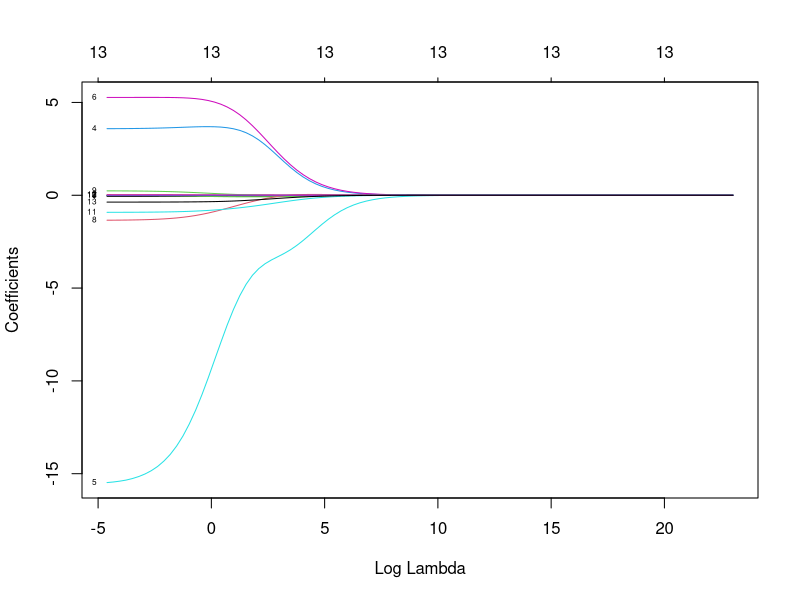
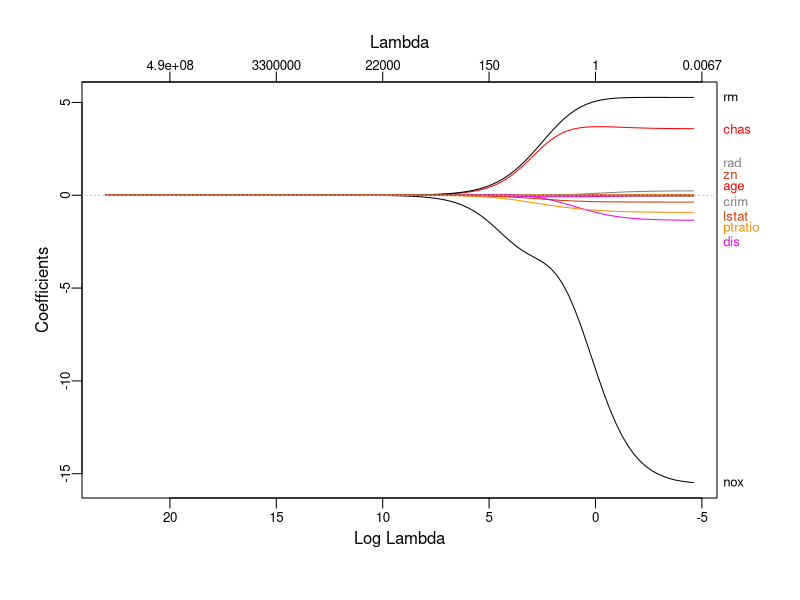
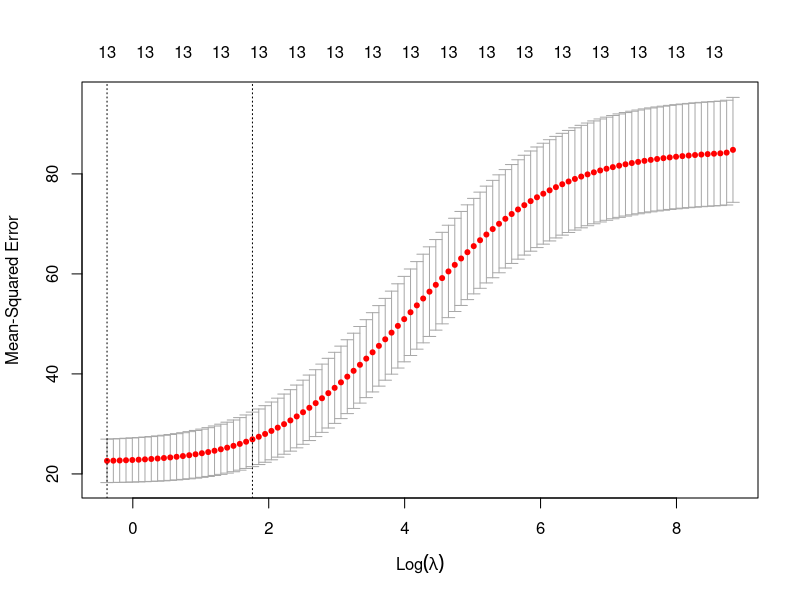
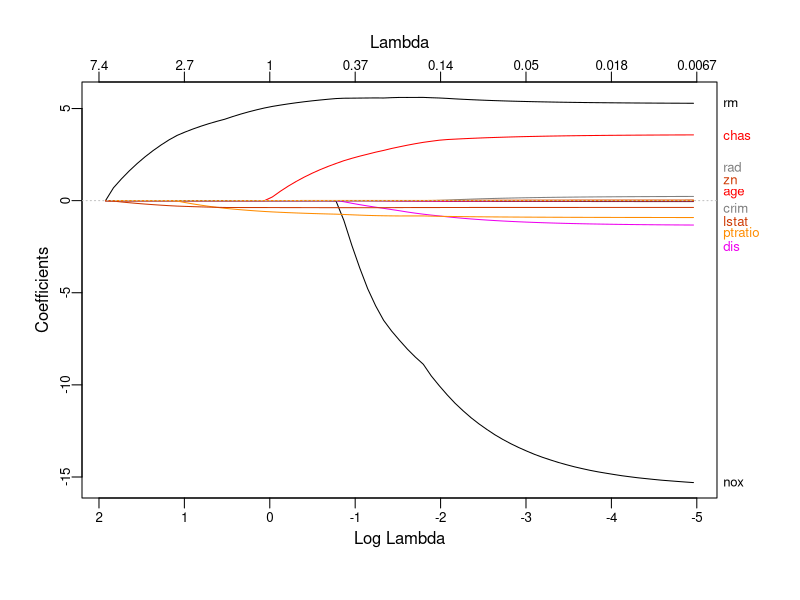
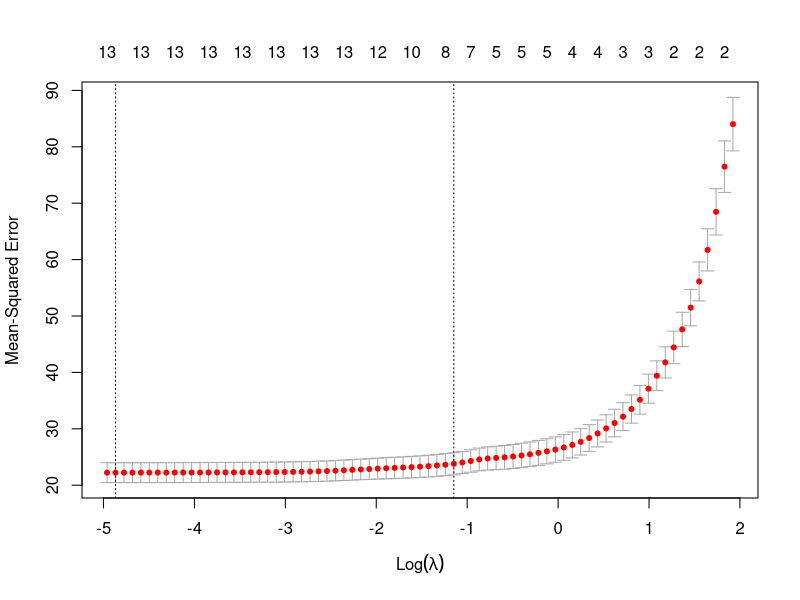
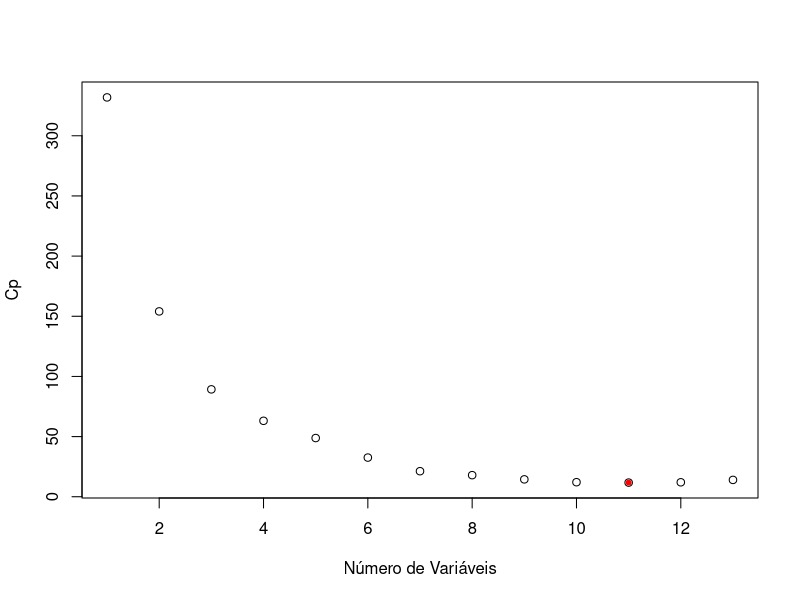
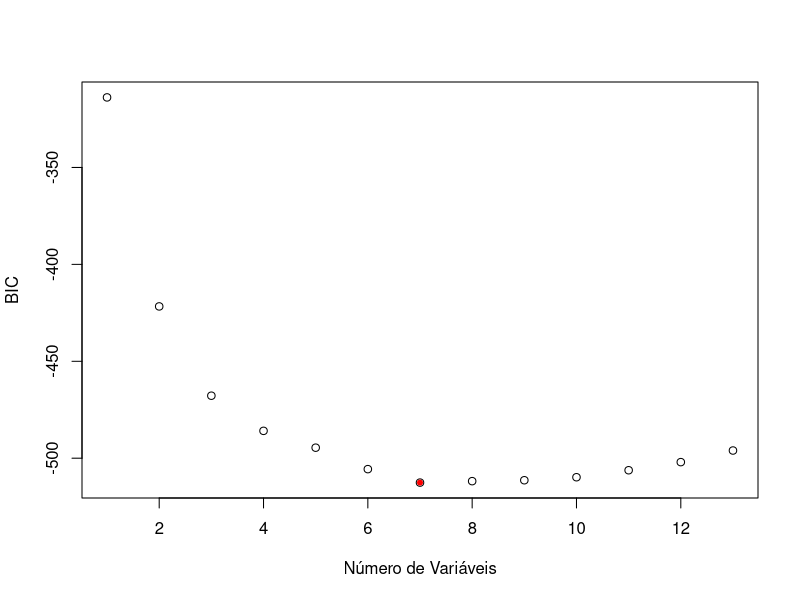

Write R code to recreate these figures, in order.
## ---- chunk 1
knitr::opts_chunk$set(fig.width = 9, 
                      fig.height= 7,  
                      fig.retina = 3,
                      message = FALSE, 
                      warning = FALSE,
                      dev=c("png"), 
                      fig.path="imagens/Aula07_4/")
## ---- chunk 2
library(MASS)
library(tidyverse)
library(glmnet)
data(Boston)
## ---- chunk 3
head(Boston)
summary(Boston)
## ---- chunk 4
# Boston Database
# 
#1) crim - taxa de criminalidade per capita por cidade.
# 
#2) zn - proporção de terrenos residenciais para lotes acima de 25,000 sq.ft.
# 
#3) indus - proporção de negócios não comerciais por acres e por cidade.
# 
#4) chas - variável dummy do Rio Charles(= 1 se próximo do rio; 0 de outra forma).
# 
#5) nox - concentração de óxido de nitrogênio (partes por 10 milhões).
# 
#6) rm - número médio de quartos por habitação
# 
#7) age - proporção da unidade ocupadas pelos proprietários construídas antes 1940.
# 
#8) dis - média ponderada das distâncias dos 5 pontos de emprego em Boston.
# 
#9) rad - indice de acessibilidade das avenidas radiais.
# 
#10) tax - valor cheio da taxa de propriedade por $10,000.
# 
#11) ptratio - razão aluno-professor por cidade.
# 
#12) black - 1000(Bk−0.63)21000(Bk−0.63)2 proporção de negros por cidade.
# 
#13) lstat - percentual de baixo status da população.
# 
#14) medv - valor mediano das cas ocupadas pelos proprietário em $1000s. (Var. Resposta)
## ---- chunk 5
library(caret)
set.seed(21)
y <- Boston$medv
indice_teste <- createDataPartition(y, times = 1, p = 0.2, list = FALSE)

conj_treino <- Boston %>% slice(-indice_teste)
conj_teste <- Boston %>% slice(indice_teste)
str(conj_treino)
str(conj_teste)

## ---- chunk 6
x_treino <- model.matrix(medv ~ . , data = conj_treino)[, -1]
y_treino <- conj_treino$medv

x_teste <- model.matrix(medv ~ . , data = conj_teste)[, -1]
y_teste = conj_teste$medv
## ---- chunk 7
## Estabelecendo um grid de valores para lambda
grid <- 10^seq(10, -2, length = 100)
ajusreg.ridge <- glmnet(x_treino, y_treino, alpha=0, lambda = grid)

## ---- chunk 8
dim(coef(ajusreg.ridge))
plot(ajusreg.ridge, xvar="lambda", label=TRUE) # Representando os coeficientes

## ---- chunk 9
ajusreg.ridge$lambda[1] # Mostra primeiro valor de lambda
coef(ajusreg.ridge)[,1] # Mostra os coeficientes associados com o primeiro valor
ajusreg.ridge$lambda[100] # Mostra centésimo valor de lambda
coef(ajusreg.ridge)[,100] # Mostra os coeficientes associados com o centésimo valor
## ---- chunk 10
library(plotmo)
plot_glmnet(ajusreg.ridge)
## ---- chunk 11
set.seed(21)
ridge_cv <- cv.glmnet(x_treino,y_treino, alpha=0) ## por padrão k=10
plot(ridge_cv)
m_lamb <- ridge_cv$lambda.min  # Seleciona o lambda que minimiza o MSE (EQM) de treino
m_lamb
log(m_lamb)
coef(ridge_cv, s=m_lamb)
## ---- chunk 12
ajusreg.ridge2 <- glmnet(x_treino, y_treino, alpha=0, lambda = m_lamb)
y_prev <- predict(ajusreg.ridge2, s = m_lamb, newx = x_teste)
# Metricas de desempenho
sqrt(mean((y_prev - y_teste)^2))
## ---- chunk 13
ajusreg.lasso <- glmnet(x_treino,y_treino, alpha = 1)
plot_glmnet(ajusreg.lasso)
lasso_cv <- cv.glmnet(x_treino,y_treino, alpha = 1)
plot(lasso_cv)
m_lamb1 <- lasso_cv$lambda.min  # Seleciona o lambda que minimiza o MSE de treino
m_lamb1
log(m_lamb1)
coef(lasso_cv, s=m_lamb1)
## ---- chunk 14
ajusreg.lasso2 <- glmnet(x_treino, y_treino, alpha=1, lambda = m_lamb1)
y_prev <- predict(ajusreg.lasso2, s = m_lamb1, newx = x_teste)
# Metricas de desempenho
sqrt(mean((y_prev - y_teste)^2))
## ---- chunk 15
library(leaps)
ajusreg.comp <- regsubsets(medv ~ ., data=conj_treino, nvmax=13)
sumario.reg <- summary(ajusreg.comp)
## Os modelos vão ser escolhidos com base no menor Cp
plot(sumario.reg$cp,xlab="Número de Variáveis",ylab="Cp")
which.min(sumario.reg$cp)
points(11,sumario.reg$cp[11],pch=20,col="red")
## ---- chunk 16
coef(ajusreg.comp,11) 
outro_mod <- lm(medv ~ crim + zn + chas + nox + rm + dis + rad + tax + ptratio + black + lstat, data=conj_treino)
summary(outro_mod)
sqrt(mean((conj_teste$medv - predict(outro_mod, conj_teste)) ^ 2)) 
## ---- chunk 17
ajusreg.comp1 <- regsubsets(medv ~ ., data=conj_treino, nvmax=13)
sumario.reg1 <- summary(ajusreg.comp1)
## Os modelos vão ser escolhidos com base no menor BIC
plot(sumario.reg1$bic,xlab="Número de Variáveis",ylab="BIC")
which.min(sumario.reg1$bic)
points(7,sumario.reg1$bic[7],pch=20,col="red")
coef(ajusreg.comp1,7) 
outro_mod1 <- lm(medv ~ chas + nox + rm + dis + ptratio + black + lstat, data=conj_treino)
summary(outro_mod1)
sqrt(mean((conj_teste$medv - predict(outro_mod1, conj_teste)) ^ 2))
